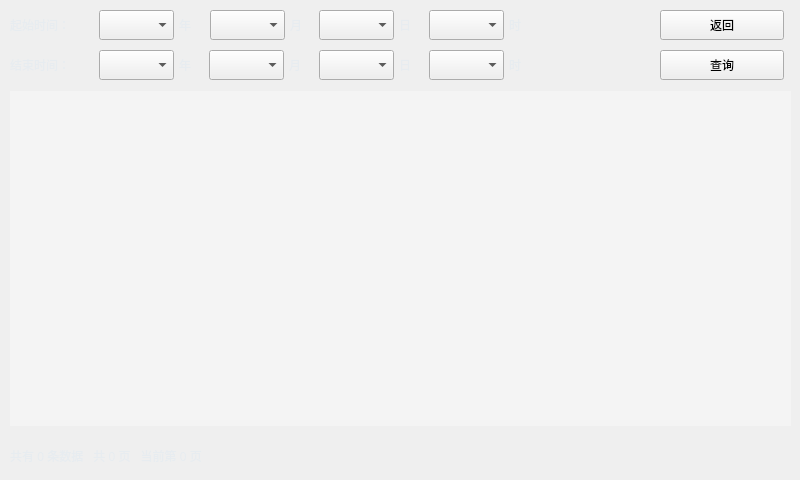
<?xml version="1.0" encoding="UTF-8"?>
<ui version="4.0">
 <class>frmevent</class>
 <widget class="QWidget" name="frmevent">
  <property name="geometry">
   <rect>
    <x>0</x>
    <y>0</y>
    <width>800</width>
    <height>480</height>
   </rect>
  </property>
  <property name="windowTitle">
   <string>系统日志</string>
  </property>
  <property name="styleSheet">
   <string notr="true">QWidget#frm{
background-image: url(:/image/main2.jpg);
}

QLabel{
color:#E7ECF0;
background-color:rgba(0,0,0,0);
border-style:none;
}

QPushButton#btnFirst{
font: 12pt &quot;微软雅黑&quot;;
color:#E7ECF0;
background-color:rgba(0,0,0,0);
border-style:none;
}

QPushButton#btnPre{
font: 12pt &quot;微软雅黑&quot;;
color:#E7ECF0;
background-color:rgba(0,0,0,0);
border-style:none;
}

QPushButton#btnNext{
font: 12pt &quot;微软雅黑&quot;;
color:#E7ECF0;
background-color:rgba(0,0,0,0);
border-style:none;
}

QPushButton#btnLast{
font: 12pt &quot;微软雅黑&quot;;
color:#E7ECF0;
background-color:rgba(0,0,0,0);
border-style:none;
}

QTableView{
	background-color:rgba(255,255,255,80);
	border-style:none;
}</string>
  </property>
  <widget class="QWidget" name="frm" native="true">
   <property name="geometry">
    <rect>
     <x>0</x>
     <y>0</y>
     <width>800</width>
     <height>480</height>
    </rect>
   </property>
   <widget class="QLabel" name="labInfo">
    <property name="geometry">
     <rect>
      <x>10</x>
      <y>440</y>
      <width>421</width>
      <height>32</height>
     </rect>
    </property>
    <property name="text">
     <string>共有 0 条数据   共 0 页   当前第 0 页</string>
    </property>
   </widget>
   <widget class="QPushButton" name="btnNext">
    <property name="geometry">
     <rect>
      <x>640</x>
      <y>440</y>
      <width>32</width>
      <height>32</height>
     </rect>
    </property>
    <property name="icon">
     <iconset resource="main.qrc">
      <normaloff>:/image/next.png</normaloff>:/image/next.png</iconset>
    </property>
    <property name="iconSize">
     <size>
      <width>32</width>
      <height>32</height>
     </size>
    </property>
    <property name="autoDefault">
     <bool>true</bool>
    </property>
   </widget>
   <widget class="QPushButton" name="btnPre">
    <property name="geometry">
     <rect>
      <x>550</x>
      <y>440</y>
      <width>32</width>
      <height>32</height>
     </rect>
    </property>
    <property name="icon">
     <iconset resource="main.qrc">
      <normaloff>:/image/pre.png</normaloff>:/image/pre.png</iconset>
    </property>
    <property name="iconSize">
     <size>
      <width>32</width>
      <height>32</height>
     </size>
    </property>
    <property name="autoDefault">
     <bool>true</bool>
    </property>
   </widget>
   <widget class="QTableView" name="tableEvent">
    <property name="geometry">
     <rect>
      <x>10</x>
      <y>91</y>
      <width>781</width>
      <height>335</height>
     </rect>
    </property>
   </widget>
   <widget class="QPushButton" name="btnLast">
    <property name="geometry">
     <rect>
      <x>730</x>
      <y>440</y>
      <width>32</width>
      <height>32</height>
     </rect>
    </property>
    <property name="icon">
     <iconset resource="main.qrc">
      <normaloff>:/image/last.png</normaloff>:/image/last.png</iconset>
    </property>
    <property name="iconSize">
     <size>
      <width>32</width>
      <height>32</height>
     </size>
    </property>
    <property name="autoDefault">
     <bool>true</bool>
    </property>
   </widget>
   <widget class="QLabel" name="label">
    <property name="geometry">
     <rect>
      <x>10</x>
      <y>10</y>
      <width>90</width>
      <height>30</height>
     </rect>
    </property>
    <property name="text">
     <string>起始时间：</string>
    </property>
   </widget>
   <widget class="QPushButton" name="btnCancel">
    <property name="geometry">
     <rect>
      <x>660</x>
      <y>10</y>
      <width>124</width>
      <height>30</height>
     </rect>
    </property>
    <property name="text">
     <string>返回</string>
    </property>
    <property name="iconSize">
     <size>
      <width>120</width>
      <height>40</height>
     </size>
    </property>
   </widget>
   <widget class="QPushButton" name="btnFirst">
    <property name="geometry">
     <rect>
      <x>460</x>
      <y>440</y>
      <width>32</width>
      <height>32</height>
     </rect>
    </property>
    <property name="icon">
     <iconset resource="main.qrc">
      <normaloff>:/image/first.png</normaloff>:/image/first.png</iconset>
    </property>
    <property name="iconSize">
     <size>
      <width>32</width>
      <height>32</height>
     </size>
    </property>
    <property name="autoDefault">
     <bool>true</bool>
    </property>
   </widget>
   <widget class="QLabel" name="label_2">
    <property name="geometry">
     <rect>
      <x>10</x>
      <y>50</y>
      <width>90</width>
      <height>30</height>
     </rect>
    </property>
    <property name="text">
     <string>结束时间：</string>
    </property>
   </widget>
   <widget class="QPushButton" name="btnOk">
    <property name="geometry">
     <rect>
      <x>660</x>
      <y>50</y>
      <width>124</width>
      <height>30</height>
     </rect>
    </property>
    <property name="text">
     <string>查询</string>
    </property>
    <property name="iconSize">
     <size>
      <width>120</width>
      <height>40</height>
     </size>
    </property>
   </widget>
   <widget class="QLabel" name="label_18">
    <property name="geometry">
     <rect>
      <x>399</x>
      <y>10</y>
      <width>60</width>
      <height>30</height>
     </rect>
    </property>
    <property name="text">
     <string>日</string>
    </property>
   </widget>
   <widget class="QComboBox" name="end_hour">
    <property name="geometry">
     <rect>
      <x>429</x>
      <y>50</y>
      <width>75</width>
      <height>30</height>
     </rect>
    </property>
   </widget>
   <widget class="QLabel" name="label_15">
    <property name="geometry">
     <rect>
      <x>179</x>
      <y>10</y>
      <width>60</width>
      <height>30</height>
     </rect>
    </property>
    <property name="text">
     <string>年</string>
    </property>
   </widget>
   <widget class="QComboBox" name="end_day">
    <property name="geometry">
     <rect>
      <x>319</x>
      <y>50</y>
      <width>75</width>
      <height>30</height>
     </rect>
    </property>
   </widget>
   <widget class="QLabel" name="label_27">
    <property name="geometry">
     <rect>
      <x>509</x>
      <y>10</y>
      <width>60</width>
      <height>30</height>
     </rect>
    </property>
    <property name="text">
     <string>时</string>
    </property>
   </widget>
   <widget class="QComboBox" name="end_year">
    <property name="geometry">
     <rect>
      <x>99</x>
      <y>50</y>
      <width>75</width>
      <height>30</height>
     </rect>
    </property>
   </widget>
   <widget class="QComboBox" name="start_hour">
    <property name="geometry">
     <rect>
      <x>429</x>
      <y>10</y>
      <width>75</width>
      <height>30</height>
     </rect>
    </property>
   </widget>
   <widget class="QComboBox" name="start_year">
    <property name="geometry">
     <rect>
      <x>99</x>
      <y>10</y>
      <width>75</width>
      <height>30</height>
     </rect>
    </property>
   </widget>
   <widget class="QLabel" name="label_17">
    <property name="geometry">
     <rect>
      <x>179</x>
      <y>50</y>
      <width>60</width>
      <height>30</height>
     </rect>
    </property>
    <property name="text">
     <string>年</string>
    </property>
   </widget>
   <widget class="QComboBox" name="start_month">
    <property name="geometry">
     <rect>
      <x>210</x>
      <y>10</y>
      <width>75</width>
      <height>30</height>
     </rect>
    </property>
   </widget>
   <widget class="QLabel" name="label_28">
    <property name="geometry">
     <rect>
      <x>509</x>
      <y>50</y>
      <width>60</width>
      <height>30</height>
     </rect>
    </property>
    <property name="text">
     <string>时</string>
    </property>
   </widget>
   <widget class="QComboBox" name="end_month">
    <property name="geometry">
     <rect>
      <x>209</x>
      <y>50</y>
      <width>75</width>
      <height>30</height>
     </rect>
    </property>
   </widget>
   <widget class="QLabel" name="label_19">
    <property name="geometry">
     <rect>
      <x>289</x>
      <y>50</y>
      <width>60</width>
      <height>30</height>
     </rect>
    </property>
    <property name="text">
     <string>月</string>
    </property>
   </widget>
   <widget class="QLabel" name="label_20">
    <property name="geometry">
     <rect>
      <x>399</x>
      <y>50</y>
      <width>60</width>
      <height>30</height>
     </rect>
    </property>
    <property name="text">
     <string>日</string>
    </property>
   </widget>
   <widget class="QComboBox" name="start_day">
    <property name="geometry">
     <rect>
      <x>319</x>
      <y>10</y>
      <width>75</width>
      <height>30</height>
     </rect>
    </property>
   </widget>
   <widget class="QLabel" name="label_16">
    <property name="geometry">
     <rect>
      <x>290</x>
      <y>10</y>
      <width>60</width>
      <height>30</height>
     </rect>
    </property>
    <property name="text">
     <string>月</string>
    </property>
   </widget>
  </widget>
 </widget>
 <resources>
  <include location="main.qrc"/>
 </resources>
 <connections/>
</ui>
